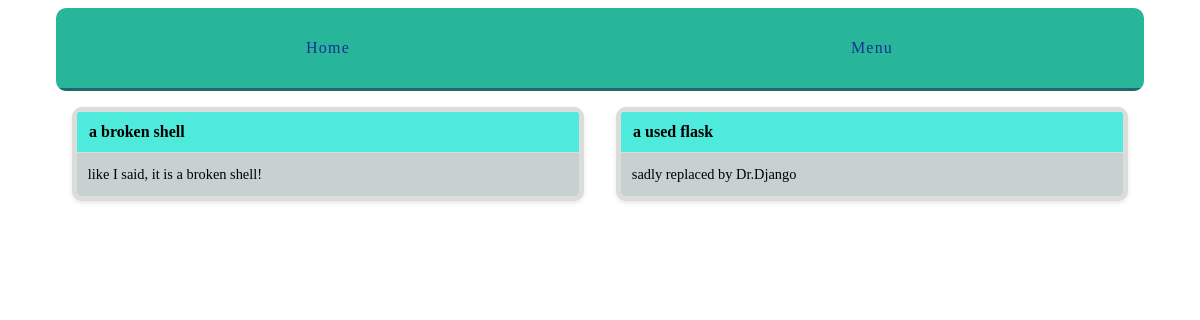
Page /catalogs/ on the earlier database version.
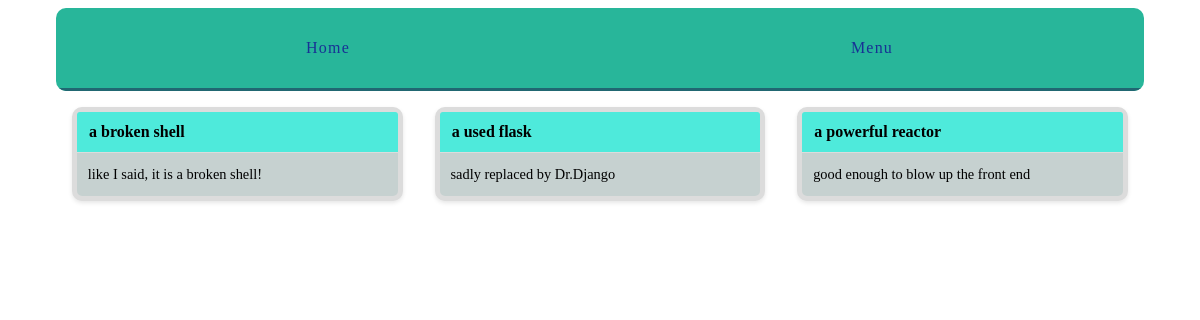
Same page on the later database version.
### catalogs/models.py (models this page shows, shortened)
class Catalog(models.Model):
    created_at = models.DateTimeField(auto_now_add = True)
    name = models.CharField(max_length = 255)
    description = models.TextField()

### catalogs/views.py (the view)
def catalog_list(request):
    catalogs = Catalog.objects.all()
    return render(request,'catalogs/catalog_list.html', {'catalogs': catalogs})

### catalogs/templates/catalogs/catalog_list.html (shortened to what this page needs)
{% extends "layout.html" %}
{% block content %}
<div class="catalogs">
    {% for catalog in catalogs %}
    <div class="catalog">
    <header><a href="{% url 'catalog:detail' pk=catalog.pk %}">{{catalog.name}}</a></header>
        <div class="catalog-copy">
            {{catalog.description}}
        </div>
    </div>
    {% endfor %}
</div>
{% endblock %}

Differences in the rows shown:
added Catalog: name "a powerful reactor", description "good enough to blow up the front end"
